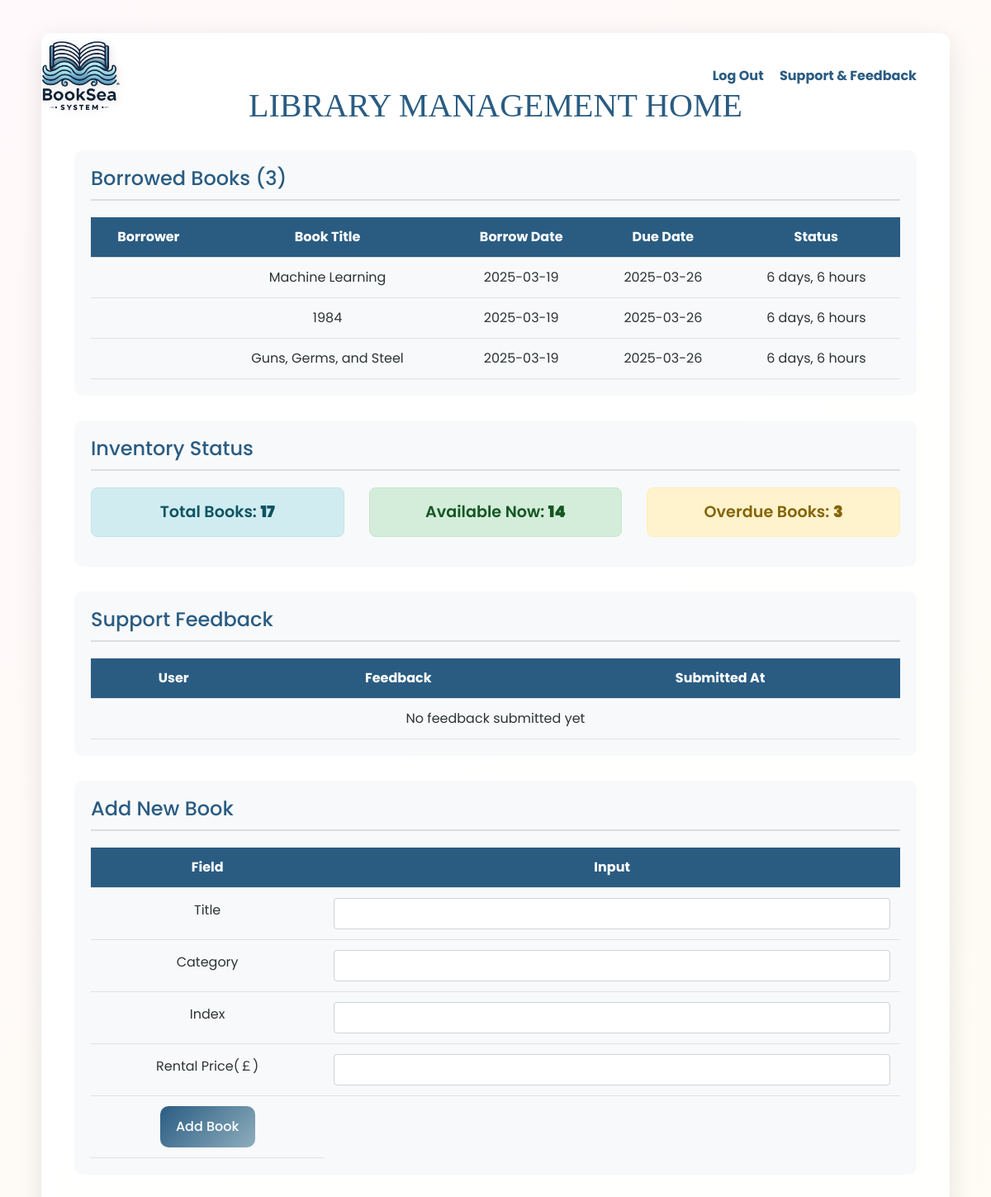
The page /home/manager_home/ on the database as committed earlier.
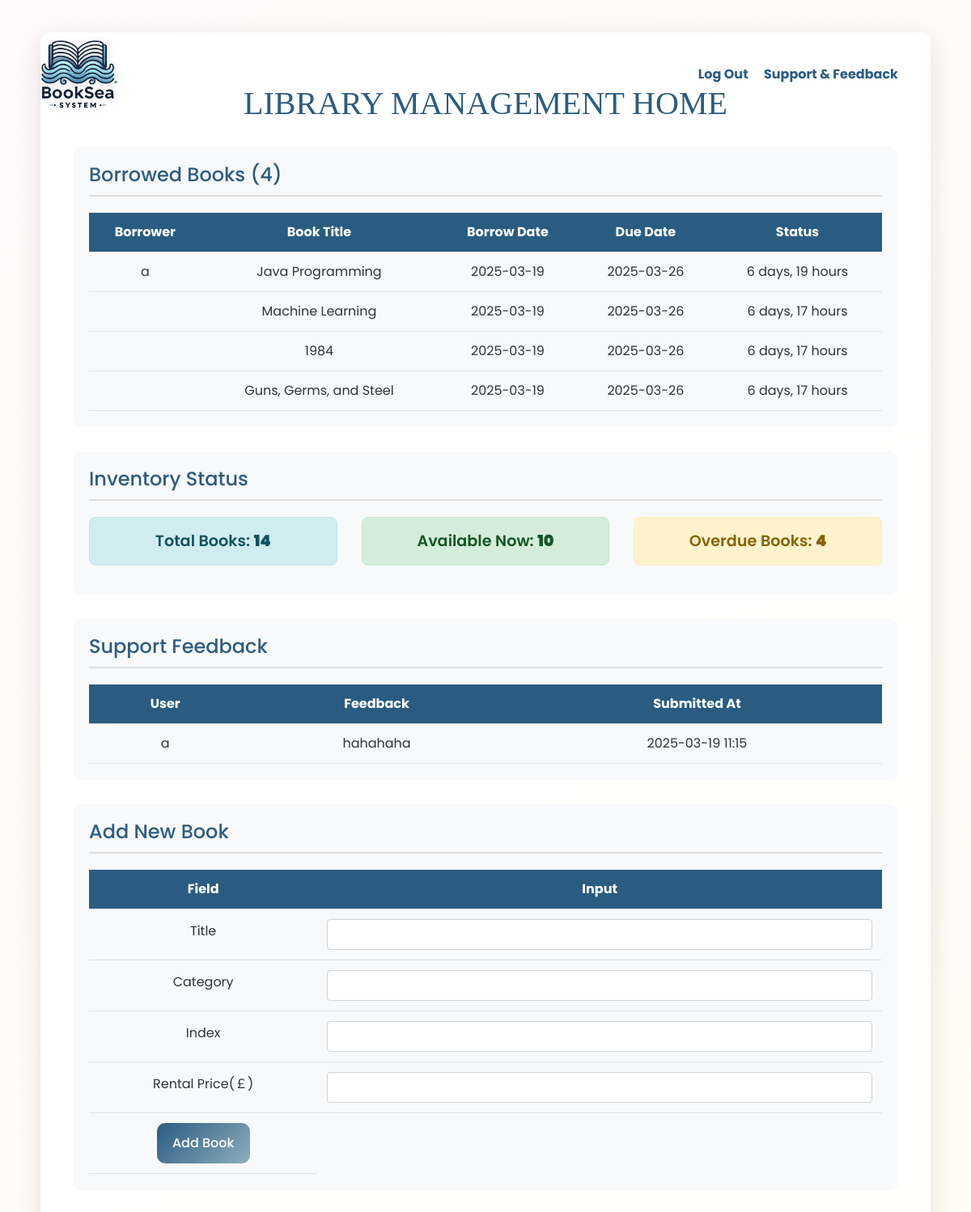
The same page on the database as committed later.
### pages/models.py (models this page shows, shortened)
class Book(models.Model):
    title = models.CharField(max_length=200)
    category = models.CharField(max_length=100)
    index = models.CharField(max_length=50, unique=True)
    is_available = models.BooleanField(default=True)
    img = models.CharField(max_length=255, default="/img/book.jpg")
    rental_price = models.FloatField(null=True)
    borrow_date = models.DateTimeField(null=True, blank=True)
    due_date = models.DateTimeField(null=True, blank=True)
    is_overdue = models.BooleanField(default=False)
    borrower = models.ForeignKey(User, on_delete=models.SET_NULL, null=True, blank=True, related_name="borrowed_books")

class User(AbstractBaseUser):
    objects = UserManager()
    USERNAME_FIELD = 'username'
    class UserRole(models.IntegerChoices):
        CUSTOMER = 1, 'Customer'
        MANAGER = 10, 'Manager'
    username = models.CharField(max_length=20, unique=True)
    display_name = models.CharField(max_length=30)
    role = models.IntegerField(
        choices=UserRole.choices, default=UserRole.CUSTOMER)
    email = models.CharField(max_length=50, unique=True)
    birthday = models.DateField(null=True, blank=True)
    college = models.CharField(max_length=100, blank=True)
    balance = models.FloatField(null=True)

class Support(models.Model):
    user = models.ForeignKey(User, on_delete=models.SET_NULL, null=True, blank=True)
    support_message = models.TextField()
    created_at = models.DateTimeField(auto_now_add=True)

### pages/views.py (the view)
# urls.py: path("home/manager_home/",manager_home, name="manager_home"),
def manager_home(request):
    borrowed_books = Book.objects.filter(
        is_available=False
    ).select_related('borrower')
    for book in borrowed_books:
        if book.due_date:
            book.is_overdue = book.due_date < timezone.now()
    stats = {
        'total_books': Book.objects.count(),
        'available_books': Book.objects.filter(is_available=True).count(),
        'overdue_books': Book.objects.filter(
            is_overdue=book.is_overdue,
            is_available=False
        ).count()
    }
    support_messages = Support.objects.all().order_by("-created_at")  # 按时间倒序排列
    return render(request, 'pages/manager_home.html', {
        'borrowed_books': borrowed_books,
        'stats': stats,
        "support_messages": support_messages
    })

### pages/templates/pages/manager_home.html (shortened to what the changed rows need)
<!DOCTYPE html>
<html lang="en">
{% load static %}
<head>
    <link href="https://stackpath.bootstrapcdn.com/bootstrap/4.5.2/css/bootstrap.min.css" rel="stylesheet">
    <link rel="stylesheet" href="https://cdnjs.cloudflare.com/ajax/libs/font-awesome/6.0.0/css/all.min.css">
</head>
<body>
    <div class="container">
        <h1>LIBRARY MANAGEMENT HOME</h1>
        <div class="management-section">
            <h3>Borrowed Books ({{ borrowed_books|length }})</h3>
            <table class="loan-table">
                <thead>
                    <tr>
                        <th>Borrower</th>
                        <th>Book Title</th>
                        <th>Borrow Date</th>
                        <th>Due Date</th>
                        <th>Status</th>
                    </tr>
                </thead>
                <tbody>
                    {% for book in borrowed_books %}
                    <tr class="{% if book.is_overdue %}status-overdue{% endif %}">
                        <td>{{ book.borrower.username }}</td>
                        <td>{{ book.title }}</td>
                        <td>{{ book.borrow_date|date:"Y-m-d" }}</td>
                        <td>{{ book.due_date|date:"Y-m-d" }}</td>
                        <td>
                            {% if book.is_overdue %}
                                <span class="status-overdue">OVERDUE</span>
                            {% else %}
                                {{ book.due_date|timeuntil }}
                            {% endif %}
                        </td>
                    </tr>
                    {% empty %}
                    <tr>
                        <td colspan="5" class="text-center">No books currently borrowed</td>
                    </tr>
                    {% endfor %}
                </tbody>
            </table>
        </div>
        <div class="management-section">
            <div class="row">
                <div class="col-md-4">
                    <div class="alert alert-info">
                        Total Books: <strong>{{ stats.total_books }}</strong>
                    </div>
                </div>
                <div class="col-md-4">
                    <div class="alert alert-success">
                        Available Now: <strong>{{ stats.available_books }}</strong>
                    </div>
                </div>
                <div class="col-md-4">
                    <div class="alert alert-warning">
                        Overdue Books: <strong>{{ stats.overdue_books }}</strong>
                    </div>
                </div>
            </div>
        </div>
        <div class="management-section">
            <table class="loan-table">
                <thead>
                    <tr>
                        <th>User</th>
                        <th>Feedback</th>
                        <th>Submitted At</th>
                    </tr>
                </thead>
                <tbody>
                    {% for feedback in support_messages %}
                    <tr>
                        <td>{{ feedback.user.username}}</td>
                        <td>{{ feedback.support_message }}</td>
                        <td>{{ feedback.created_at|date:"Y-m-d H:i" }}</td>
                    </tr>
                    {% empty %}
                    <tr>
                        <td colspan="3" class="text-center">No feedback submitted yet</td>
                    </tr>
                    {% endfor %}
                </tbody>
            </table>
        </div>
        <div class="management-section">
            <form class="book-form" method="POST" action="{% url 'add_book' %}" onsubmit="return handleSubmit(event);">
                <table class="loan-table">
                    <thead>
                        <tr><th>Field</th><th>Input</th></tr>
                    </thead>
                </table>
            </form>
        </div>
    </div>
</body>
</html>

Rows that differ between the two databases and show on the page:
now on this page (row edited): Book: borrower.username "a", title "Java Programming", borrow_date "2025-03-19", due_date "2025-03-26", due_date "6 days, 19 hours"
changed Book "Machine Learning": due_date "6 days, 6 hours" → "6 days, 17 hours"
changed Book (number 3 of 4 on the later page): due_date "6 days, 6 hours" → "6 days, 17 hours"
changed Book "Guns, Germs, and Steel": due_date "6 days, 6 hours" → "6 days, 17 hours"
added Support: user.username "a", support_message "hahahaha", created_at "2025-03-19 11:15"
Other text that changed with them:
{{ borrowed_books|length }}: "3" → "4"
{{ stats.total_books }}: "17" → "14"
{{ stats.available_books }}: "14" → "10"
{{ stats.overdue_books }}: "3" → "4"
text no longer shown: "No feedback submitted yet"
